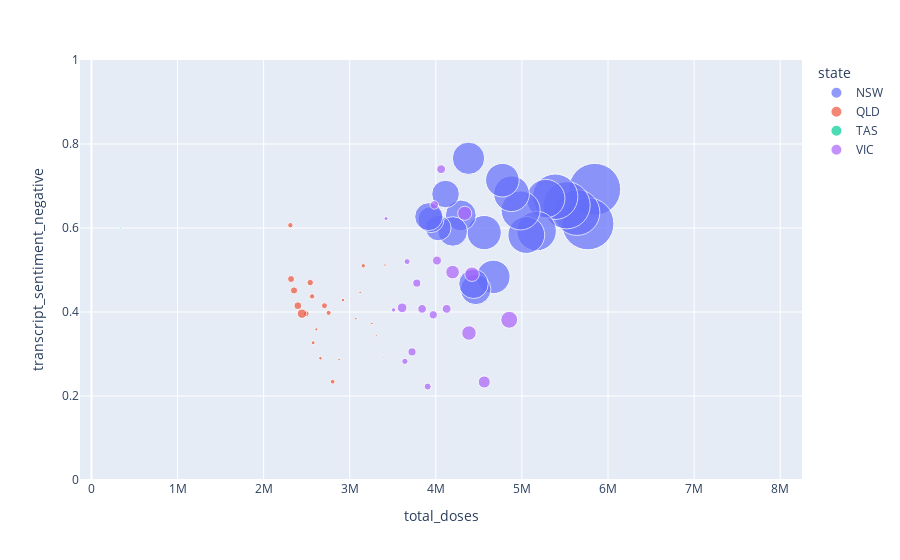

This figure's notebook cell:
### Code cell
fig = px.scatter(data, x = "total_doses", y = 'transcript_sentiment_negative', 
                 color = "state", size = "daily_newcase", size_max = 50, range_y=[0.0, 1.0])
fig.show()

### Figure 1 — Plotly figure (JSON) as saved in the notebook; plotly's stock layout.template omitted (floating-point values rounded to 4 significant figures)
{"data": [{"hovertemplate": "state=NSW<br>total_doses=%{x}<br>transcript_sentiment_negative=%{y}<br>daily_newcase=%{marker.size}<extra></extra>", "legendgroup": "NSW", "marker": {"color": "#636efa", "size": [1487, 1534, 1432, 1288, 1118, 1168, 1293, 1221, 1036, 885, 1034, 921, 755, 818, 830, 832, 646, 684, 634, 454, 480, 417, 467, 391, 347, 344, 360, 285, 268, 321, 291, 268, 234, 202, 209, 241], "sizemode": "area", "sizeref": 0.6136, "symbol": "circle"}, "mode": "markers", "name": "NSW", "orientation": "v", "showlegend": true, "type": "scatter", "x": [7374708, 7374708, 7245450, 7130724, 6990810, 6869640, 6721343, 6649399, 6580989, 6442295, 6303835, 6160858, 6030074, 5905429, 5845663, 5766280, 5639016, 5518435, 5385996, 5276446, 5170324, 5050672, 4985038, 4879443, 4773112, 4668048, 4561456, 4463212, 4437729, 4379412, 4289913, 4196287, 4112667, 4028122, 3943499, 3917611], "xaxis": "x", "y": [null, null, null, null, null, null, null, null, null, null, null, null, null, null, 0.692, 0.61, 0.6369, 0.6542, 0.6744, 0.67, 0.5927, 0.5833, 0.6418, 0.6815, 0.7138, 0.4836, 0.5891, 0.4537, 0.4671, 0.766, 0.63, 0.5918, 0.6809, 0.6, 0.62, 0.627], "yaxis": "y"}, {"hovertemplate": "state=QLD<br>total_doses=%{x}<br>transcript_sentiment_negative=%{y}<br>daily_newcase=%{marker.size}<extra></extra>", "legendgroup": "QLD", "marker": {"color": "#EF553B", "size": [1, 2, 0, 2, 1, 0, 2, 1, 4, 1, 2, 0, 6, 2, 0, 2, 1, 0, 4, 2, 0, 1, 7, 8, 11, 4, 3, 5, 9, 13, 10, 27, 19, 16, 15, 9], "sizemode": "area", "sizeref": 0.6136, "symbol": "circle"}, "mode": "markers", "name": "QLD", "orientation": "v", "showlegend": true, "type": "scatter", "x": [3636463, 3636463, 3589800, 3540050, 3491117, 3444758, 3410142, 3389617, 3358948, 3311638, 3256849, 3203908, 3156625, 3120611, 3101250, 3070343, 3019057, 2971842, 2921725, 2876133, 2837758, 2826160, 2801356, 2754935, 2706120, 2659429, 2611978, 2574040, 2563018, 2540849, 2494802, 2444845, 2397360, 2353085, 2318381, 2310240], "xaxis": "x", "y": [null, null, null, null, null, null, 0.5117, 0.2925, null, 0.344, 0.3725, 0.432, 0.51, 0.4467, 0.4167, 0.384, 0.4333, 0.3267, 0.4283, 0.2875, 0.4886, 0.234, 0.234, 0.398, 0.415, 0.29, 0.3586, 0.3267, 0.4371, 0.47, 0.396, 0.396, 0.415, 0.4512, 0.4786, 0.6067], "yaxis": "y"}, {"hovertemplate": "state=TAS<br>total_doses=%{x}<br>transcript_sentiment_negative=%{y}<br>daily_newcase=%{marker.size}<extra></extra>", "legendgroup": "TAS", "marker": {"color": "#00cc96", "size": [0, 0, 0, 0, 0, 0, 0, 0, 0, 0, 0, 0, 0, 0, 0, 0, 0, 0, 0, 0, 0, 0, 0, 0, 0, 0, 0, 0, 0, 0, 0, 1, 0, 0, 0, 0], "sizemode": "area", "sizeref": 0.6136, "symbol": "circle"}, "mode": "markers", "name": "TAS", "orientation": "v", "showlegend": true, "type": "scatter", "x": [471297, 471297, 465890, 460401, 454505, 448160, 443001, 440085, 435371, 430077, 424531, 419038, 414063, 409540, 407406, 403462, 398951, 393152, 388483, 383701, 379599, 378739, 375422, 371155, 365219, 360965, 356270, 351907, 345908, 344523, 342993, 337499, 334710, 329781, 326483, 320995], "xaxis": "x", "y": [null, null, null, null, null, null, null, null, null, 0.31, null, null, null, null, null, null, 0.3867, null, null, null, null, null, null, 0.33, null, 0.48, null, 0.68, 0.505, 0.815, 0.62, 0.6, null, null, 0.645, null], "yaxis": "y"}, {"hovertemplate": "state=VIC<br>total_doses=%{x}<br>transcript_sentiment_negative=%{y}<br>daily_newcase=%{marker.size}<extra></extra>", "legendgroup": "VIC", "marker": {"color": "#ab63fa", "size": [183, 189, 208, 175, 119, 73, 72, 88, 64, 79, 79, 45, 48, 65, 65, 61, 56, 57, 24, 24, 22, 25, 21, 15, 23, 20, 20, 11, 12, 29, 6, 6, 1, 5, 2, 4], "sizemode": "area", "sizeref": 0.6136, "symbol": "circle"}, "mode": "markers", "name": "VIC", "orientation": "v", "showlegend": true, "type": "scatter", "x": [5279160, 5279160, 5199809, 5121177, 5039494, 4934476, 4892786, 4852288, 4766482, 4692544, 4641562, 4562243, 4488144, 4420162, 4385028, 4335571, 4264873, 4194225, 4125491, 4061751, 3981941, 4012922, 3970074, 3904881, 3840615, 3779009, 3723540, 3666004, 3640779, 3608336, 3558221, 3509483, 3463544, 3421777, 3376541, 3357034], "xaxis": "x", "y": [null, null, null, null, null, null, null, 0.3814, null, null, null, 0.2333, null, 0.49, 0.35, 0.635, null, 0.495, 0.4075, 0.74, 0.655, 0.5225, 0.3933, 0.2225, 0.4075, 0.4688, 0.305, 0.52, 0.2825, 0.41, null, 0.405, 0.4333, 0.6225, null, null], "yaxis": "y"}], "layout": {"legend": {"itemsizing": "constant", "title": {"text": "state"}, "tracegroupgap": 0}, "margin": {"t": 60}, "xaxis": {"anchor": "y", "domain": [0, 1], "title": {"text": "total_doses"}}, "yaxis": {"anchor": "x", "domain": [0, 1], "range": [0, 1], "title": {"text": "transcript_sentiment_negative"}}}}
